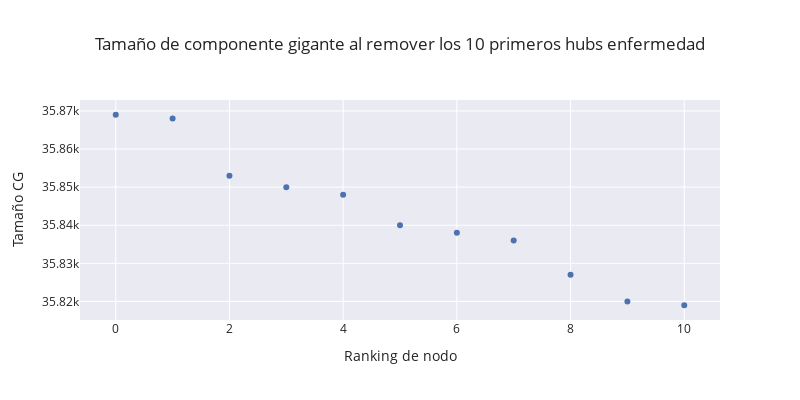

The notebook cell this image was saved under:
### Code cell
G2 = G.copy()
sizes = [gc_size(G2)]
for hub in highest_ranking:
    G2.remove_node(hub)
    sizes.append(gc_size(G2))

fig = px.scatter(x=np.arange(len(sizes)),y=sizes,width=800, height=400, title="Tamaño de componente gigante al remover los 10 primeros hubs enfermedad").update_layout(xaxis_title="Ranking de nodo", yaxis_title="Tamaño CG")
fig.show()

print(f"Al remover el hub más importante pierdo {sizes[0]-sizes[1]} nodos de la componente gigante \nAl remover los primeros 10, en total, pierdo {sizes[0] - sizes[-1]}")

### Figure 1 — Plotly figure (JSON) as saved in the notebook; plotly's stock layout.template omitted (floating-point values rounded to 4 significant figures)
{"data": [{"hovertemplate": "x=%{x}<br>y=%{y}<extra></extra>", "legendgroup": "", "marker": {"color": "rgb(76,114,176)", "symbol": "circle"}, "mode": "markers", "name": "", "orientation": "v", "showlegend": false, "type": "scatter", "x": [0, 1, 2, 3, 4, 5, 6, 7, 8, 9, 10], "xaxis": "x", "y": [35869, 35868, 35853, 35850, 35848, 35840, 35838, 35836, 35827, 35820, 35819], "yaxis": "y"}], "layout": {"height": 400, "legend": {"tracegroupgap": 0}, "title": {"text": "Tamaño de componente gigante al remover los 10 primeros hubs enfermedad"}, "width": 800, "xaxis": {"anchor": "y", "domain": [0, 1], "title": {"text": "Ranking de nodo"}}, "yaxis": {"anchor": "x", "domain": [0, 1], "title": {"text": "Tamaño CG"}}}}
